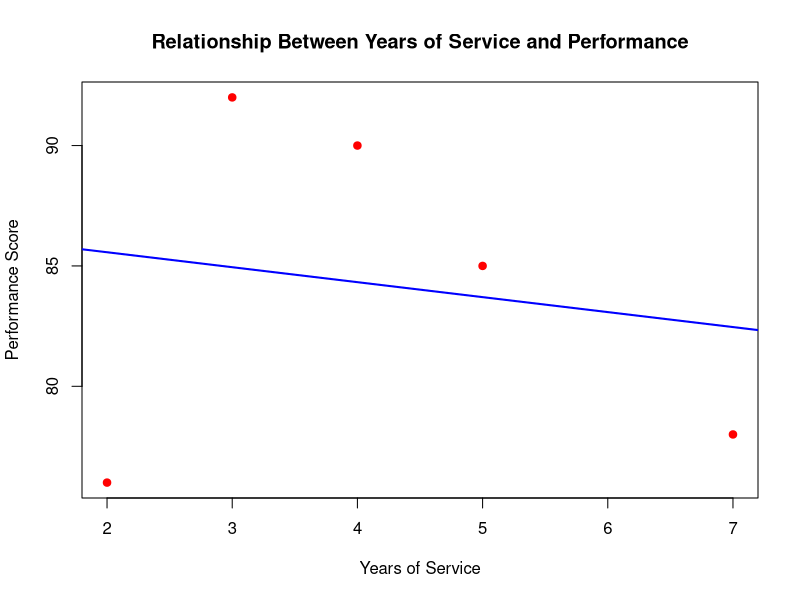

The R script that drew this image:
# Data
years_service <- c(5, 3, 7, 4, 2)
performance <- c(85, 92, 78, 90, 76)

# Scatter plot
plot(years_service, performance,
     pch = 19,
     col = "red",
     main = "Relationship Between Years of Service and Performance",
     xlab = "Years of Service",
     ylab = "Performance Score")

# Add trend line
abline(lm(performance ~ years_service),
       col = "blue",
       lwd = 2)
